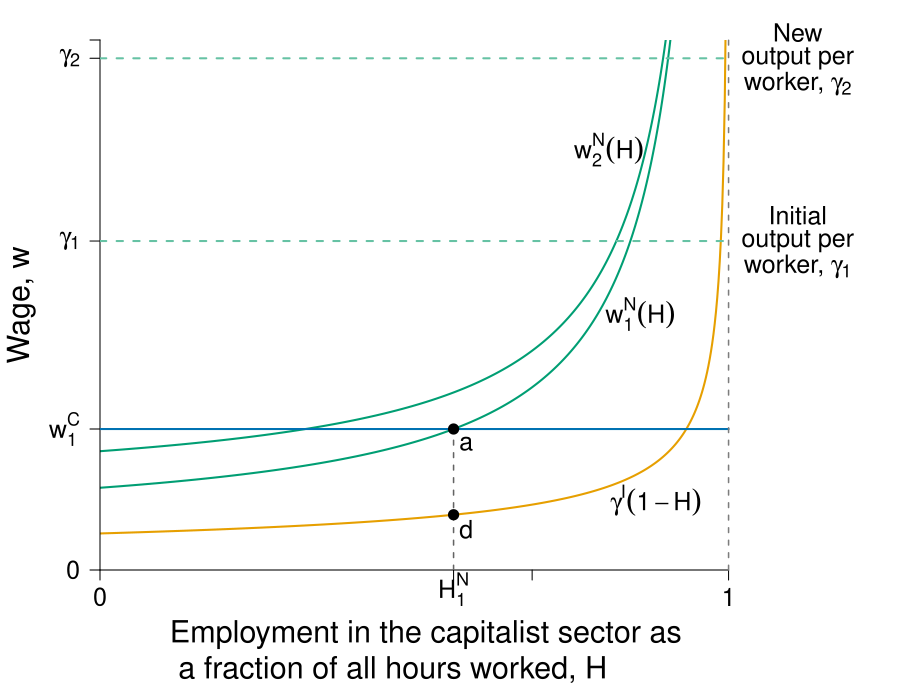

Reproduce this figure in R.
require(ggplot2)
require(shape)
require(plotrix)
require(pBrackets)
pdf(file = "capitalism/lewis_development_slide1.pdf", width = 9, height = 7)

#Set parameters for graphics
axislabelsize <- 1.8
labelsize <- 1.5
namesize <- 1.8
annotatesize <- 1.5
graphlinewidth <- 2
segmentlinewidth <- 1.5

COL <- c("#7fc97f", "#beaed4", "#fdc086", "#ffff99", "#386cb0", "#f0027f", "#bf5b17", "#666666")
COLA <- c("#e0f3db", "#99d8c9","#66c2a4","#41ae76", "#238b45", "#005824")
COLB <- c("#4eb3d3", "#2b8cbe", "#0868ac","#084081")
CBCols <- c("#009E73","#0072B2","#E69F00","#CC79A7", "#F0E442","#D55E00")

WageFn <- function(h, ubar = 0.1, B = 0.1, t = 0.8) {
  B + ubar + (ubar - ubar*t +  ubar*t*h )/(t*(1 - h))
}

wCompCond <- function(b, rho = 0.05, gamma = prodlvls[1]){
  ((1 - b)/(1 + rho))*gamma
}

LewisFallback <- function(h, constant = 0.1, alpha = 0.5){
  constant*(1 - h)^(alpha - 1)
}

#Ylims in this figure are set at 40 for legacy reasons, 
#so multiply by 40 to get the y coordinates; was too hard 
#to re-do everything
#wCompCond(b = 0.5)*40
#Work out the x-coordinates where the Wage function 
#equals the competition condition at the parameters
x <- seq(xlims[1], xlims[2], length.out = npts)
barriers <- 0.55
oppcost <- 0.05
prodlvls <- c(0.9, 1.4)
benefits <- c(0.1, 0.2)

eq1 <- uniroot(function(x)  WageFn(x) - wCompCond(b = barriers[1], rho = oppcost[1])  , c(.01,1), tol=1e-8)   
eq2 <- uniroot(function(x)  WageFn(x, B = benefits[2]) - wCompCond(b = barriers[1], gamma = prodlvls[2], rho = oppcost[1])  , c(.01,1), tol=1e-8)   

emplvls <- c(as.numeric(eq1[1]), as.numeric(eq2[1]))
wagelvls <- c(wCompCond(b = barriers[1]), wCompCond(b = barriers[1], gamma = prodlvls[2]))
fallbacklvls <- c(LewisFallback(emplvls[1]), LewisFallback(emplvls[2]))



#COL <- c("#1B9E77", "#D95F02", "#7570B3", "#E7298A", "#66A61E", "#E6AB02", "#A6761D", "#666666")
COL <- c("#7fc97f", "#beaed4", "#fdc086", "#ffff99")
par(mar =  c(6.5, 5, 2, 7))
xlims <- c(0, 1.05)
ylims <- c(0, 1.45)


plot(0, 0, xlim = xlims, ylim = ylims, type = "n",
     xlab = expression(paste("")),
     ylab = expression(paste("")),
     xaxt = "n", 
     yaxt = "n",
     cex.lab = axislabelsize, 
     line = 2.5,
     bty = "n", 
     xaxs="i", 
     yaxs="i")

npts <- 500 
npts2 <- 501
#Specify the sequences of points for graphing. 
xx1 <- seq(xlims[1], 1, length.out = npts)
xx2 <- seq(xlims[1], xlims[2], length.out = npts)
xx3 <- seq(xlims[1], xlims[2], length.out = npts2)
xx4 <- seq(xlims[1], 25, length.out = npts2)
xx5 <- seq(xlims[1], 0.75, length.out = npts2)

# Shade below green line
# polygon(c(0, xx2, xlims[2]), 
#         c(0, WageFn(xx2), 0), border = FALSE, col = COLA[1])
# rect(0.99, 0, 1, 1, border = FALSE, col = COLA[1])

#Axis labels
text(0.5*xlims[2], -0.275, expression(paste("Employment in the capitalist sector as \n a fraction of all hours worked, H")), cex = axislabelsize, xpd = TRUE)
text(-0.125, 0.5*ylims[2], expression(paste("Wage, ", w)), cex = axislabelsize, xpd = TRUE, srt = 90)


#Draw the lines for the graphs
lines(xx1, WageFn(xx1), col = CBCols[1], lwd = graphlinewidth)
lines(xx1, WageFn(xx1, B = benefits[2]), col = CBCols[1], lwd = graphlinewidth)

lines(xx1, LewisFallback(xx1), col = CBCols[3], lwd = graphlinewidth)


#Annotation of the  graphs
#Wage curves
#text(0.96, 1.6, expression(paste("Wage curves")), cex = labelsize, xpd = TRUE)
text(0.81, 1.15, expression(paste(w[2]^N*(H) )), cex = labelsize, xpd = TRUE)
text(0.86, 0.7, expression(paste(w[1]^N*(H) )), cex = labelsize, xpd = TRUE)
text(0.885, 0.19, expression(paste(gamma^I*(1 - H))), cex = labelsize, xpd = TRUE)

#text(0.75, 38, expression(paste("Employment level, ", H^N)), cex = labelsize,  xpd = TRUE)
# text(0.71, 43, expression(paste("Employment")), cex = labelsize,  xpd = TRUE)
# text(0.71, 41, expression(paste("level, ", H^N)), cex = labelsize,  xpd = TRUE)


#Arrows(0.8, 15, 0.8, 19, col = "black", lty = 1, lwd = 2, arr.type = "triangle")
#Arrows(0.8, 15, 0.8, 6, col = "black", lty = 1, lwd = 2, arr.type = "triangle")
#text(0.92, 12.5, expression(paste("Employment Rent")))


#Customize ticks and labels for the plot
ticksy <- c(0, wagelvls[1], NA, prodlvls, ylims[2])
ylabels <- c(0, expression(paste(w[1]^C)), NA, expression(paste(gamma[1])), expression(paste(gamma[2])), NA)
ticksx <- c(0, emplvls, 1)
xlabels <- c(0, expression(paste(H[1]^N)), NA, 1)
axis(1, at = ticksx, pos = 0, labels = xlabels, cex.axis = labelsize)
axis(2, at = ticksy, pos = 0, labels = ylabels, las = 1, cex.axis = labelsize)



#Competition conditions
#CC1
segments(0, wagelvls[1], emplvls[1], wagelvls[1], lty = 1, lwd = graphlinewidth, col = CBCols[2])
segments(emplvls[1], wagelvls[1], 1, wagelvls[1], lty = 1, lwd = graphlinewidth, col = CBCols[2])
segments(emplvls[1], 0, emplvls[1], wagelvls[1], lty = 2, lwd = segmentlinewidth, col = grays[22])

#CC2
#segments(0, wagelvls[2], emplvls[2], wagelvls[2], lty = 1, lwd = graphlinewidth, col = CBCols[2])
#segments(emplvls[2], wagelvls[2], 1, wagelvls[2], lty = 1, lwd = graphlinewidth, col = CBCols[2])
#segments(emplvls[2], 0, emplvls[2], wagelvls[2], lty = 2, lwd = segmentlinewidth, col = grays[22])


# Gammas
#gamma 1
segments(0, prodlvls[1], 1, prodlvls[1], lty = 2, lwd = 2, col = COLA[3])
#gamma 2
segments(0, prodlvls[2], 1, prodlvls[2], lty = 2, lwd = 2, col = COLA[3])

text(1.11, prodlvls[1] + 0.07, expression(paste("Initial")), cex = labelsize,  xpd = TRUE)
text(1.11, prodlvls[1] , expression(paste("output per")), cex = labelsize,  xpd = TRUE)
text(1.11, prodlvls[1] - 0.07, expression(paste("worker, ", gamma[1])), cex = labelsize,  xpd = TRUE)


text(1.11, 1.47, expression(paste("New")), cex = labelsize,  xpd = TRUE)
text(1.11, 1.4, expression(paste("output per")), cex = labelsize,  xpd = TRUE)
text(1.11, 1.33, expression(paste("worker, ", gamma[2])), cex = labelsize,  xpd = TRUE)

# Supply of labor
segments(1, 0, 1, ylims[2], lty = 2, lwd = segmentlinewidth, col = grays[20], xpd = TRUE)
# text(1.11, 0.15, expression(paste("Supply of")), cex = labelsize,  xpd = TRUE)
# text(1.11, 0.08, expression(paste("labor, ", H == 1)), cex = labelsize,  xpd = TRUE)


#points(emplvls[2], wagelvls[2], pch = 16, col = "black", cex = 1.5)
#text(emplvls[2] - 0.02, wagelvls[2] + 0.04,  expression(paste("b")), cex = labelsize)

points(emplvls[1], wagelvls[1], pch = 16, col = "black", cex = 1.5)
text(emplvls[1] + 0.02, wagelvls[1] - 0.04,  expression(paste("a")), cex = labelsize)

points(emplvls[1], fallbacklvls[1], pch = 16, col = "black", cex = 1.5)
text(emplvls[1] + 0.02, fallbacklvls[1] - 0.04,  expression(paste("d")), cex = labelsize)



#Unemployment benefits & a
#segments(0, 5, 1.2, 5, lty = 2, lwd = 2, col = "darkgray")
#segments(0, 2.5, 1.2, 2.5, lty = 2, lwd = 2, col = "darkgray")

#Zero profit condition
text(1.12, 19, expression(paste("Competition")), cex = labelsize, xpd = TRUE)
text(1.12, 17, expression(paste("condition, ", w^C)), cex = labelsize, xpd = TRUE)
#text(1.02, 21.25, expression(paste(w == bar(Delta))), cex = labelsize, xpd = TRUE)

# text(0.25, 23, expression(paste("Firms leaving")), cex = labelsize)
# text(0.25, 17, expression(paste("Firms entering")), cex = labelsize)

# Arrows(0.6, 19, 0.6, 10, col = "black", lty = 1, lwd = 2, arr.type = "triangle")
# text(0.42, 28, expression(paste("If the ", w>w^c,  " profits will")), cex = labelsize)
# text(0.42, 26, expression(paste("be insufficient and firms")), cex = labelsize)
# text(0.42, 24, expression(paste("will leave")), cex = labelsize)

# text(0.6, 7, expression(paste("No")), cex = labelsize)
# text(0.6, 5, expression(paste("production")), cex = labelsize)

#text(0.97, 6, expression(paste(B + a/t)))
#text(0.97, 3.5, expression(paste(B, " (unemployment benefits)")))
#text(1.08, 36, expression(paste("level of")))
#text(1.08, 34, expression(paste("employment, ", bar(H))))

#Profits
brackets(x1 = 1.02, y1 = 29.8, x2 = 1.02, y2 = 20.2,  
         ticks = 0.5, curvature = 0.5, type = 1, 
         col = "black", lwd = 2, h = 0.03,
         lty = 1, xpd = TRUE)
text(1.14, 25, expression(paste("Profits, ", pi^A)), cex = labelsize, xpd = TRUE)

# text(0.55, 15, expression(paste("Wages")))
# Arrows(0.5, 18, 0.5, 12, col = "black", lty = 1, lwd = 2, arr.type = "triangle")
# Arrows(0.5, 12, 0.5, 18, col = "black", lty = 1, lwd = 2, arr.type = "triangle")


dev.off()
